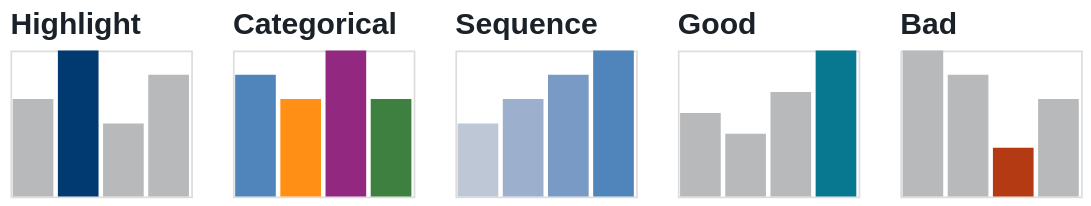

Describe this chart as a Vega-Lite specification.
### Vega-Lite specification from a JSON file in a GitHub repository (floating-point values rounded to 4 significant figures)
{"$schema": "https://vega.github.io/schema/vega-lite/v5.json", "description": "A row of five small stylized bar charts, one per NCDPI color job. Highlight: grey bars with one navy bar standing out. Categorical: four bars each a different brand category color. Sequence: four bars in an ordered light-to-dark blue ramp. Good: grey bars with the best value in teal. Bad: grey bars with the worst value in rust. The graphic shows which palette to reach for, not real data.", "usermeta": {"decorative": true}, "hconcat": [{"title": {"text": "Highlight", "fontSize": 17.33, "fontWeight": 600, "color": "#1A2128", "anchor": "start", "offset": 6}, "width": 104, "height": 84, "data": {"values": [{"c": "a", "v": 4, "color": "#B7B9BB"}, {"c": "b", "v": 6, "color": "#003A70"}, {"c": "c", "v": 3, "color": "#B7B9BB"}, {"c": "d", "v": 5, "color": "#B7B9BB"}]}, "mark": "bar", "encoding": {"x": {"field": "c", "type": "ordinal", "axis": null}, "y": {"field": "v", "type": "quantitative", "axis": null}, "color": {"field": "color", "type": "nominal", "scale": null, "legend": null}}}, {"title": {"text": "Categorical", "fontSize": 17.33, "fontWeight": 600, "color": "#1A2128", "anchor": "start", "offset": 6}, "width": 104, "height": 84, "data": {"values": [{"c": "a", "v": 5, "color": "#5085BC"}, {"c": "b", "v": 4, "color": "#FF9015"}, {"c": "c", "v": 6, "color": "#922880"}, {"c": "d", "v": 4, "color": "#3D803F"}]}, "mark": "bar", "encoding": {"x": {"field": "c", "type": "ordinal", "axis": null}, "y": {"field": "v", "type": "quantitative", "axis": null}, "color": {"field": "color", "type": "nominal", "scale": null, "legend": null}}}, {"title": {"text": "Sequence", "fontSize": 17.33, "fontWeight": 600, "color": "#1A2128", "anchor": "start", "offset": 6}, "width": 104, "height": 84, "data": {"values": [{"c": "a", "v": 3, "color": "#BDC7D6"}, {"c": "b", "v": 4, "color": "#9CB0CD"}, {"c": "c", "v": 5, "color": "#799AC5"}, {"c": "d", "v": 6, "color": "#5085BC"}]}, "mark": "bar", "encoding": {"x": {"field": "c", "type": "ordinal", "axis": null}, "y": {"field": "v", "type": "quantitative", "axis": null}, "color": {"field": "color", "type": "nominal", "scale": null, "legend": null}}}, {"title": {"text": "Good", "fontSize": 17.33, "fontWeight": 600, "color": "#1A2128", "anchor": "start", "offset": 6}, "width": 104, "height": 84, "data": {"values": [{"c": "a", "v": 4, "color": "#B7B9BB"}, {"c": "b", "v": 3, "color": "#B7B9BB"}, {"c": "c", "v": 5, "color": "#B7B9BB"}, {"c": "d", "v": 7, "color": "#077890"}]}, "mark": "bar", "encoding": {"x": {"field": "c", "type": "ordinal", "axis": null}, "y": {"field": "v", "type": "quantitative", "axis": null}, "color": {"field": "color", "type": "nominal", "scale": null, "legend": null}}}, {"title": {"text": "Bad", "fontSize": 17.33, "fontWeight": 600, "color": "#1A2128", "anchor": "start", "offset": 6}, "width": 104, "height": 84, "data": {"values": [{"c": "a", "v": 6, "color": "#B7B9BB"}, {"c": "b", "v": 5, "color": "#B7B9BB"}, {"c": "c", "v": 2, "color": "#B33A12"}, {"c": "d", "v": 4, "color": "#B7B9BB"}]}, "mark": "bar", "encoding": {"x": {"field": "c", "type": "ordinal", "axis": null}, "y": {"field": "v", "type": "quantitative", "axis": null}, "color": {"field": "color", "type": "nominal", "scale": null, "legend": null}}}], "spacing": 22}
